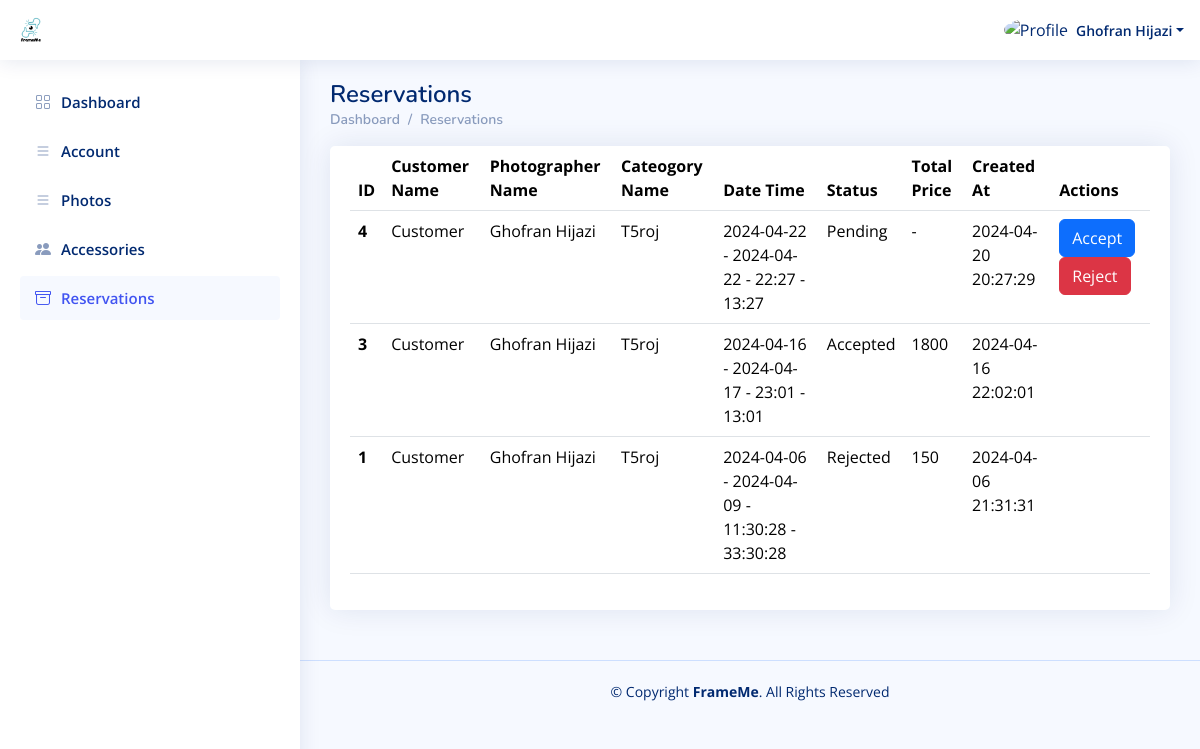
Screenshot of /Photographer_Dashboard/Reservations.php (signed in) with the database file from the repository.
### tables this page shows
CREATE TABLE `users` (
  `id` int(11) NOT NULL,
  `user_type_id` int(11) NOT NULL,
  `name` varchar(191) NOT NULL,
  `email` varchar(191) NOT NULL,
  `description` text DEFAULT NULL,
  `password` varchar(250) NOT NULL,
  `phone` varchar(191) NOT NULL,
  `image` varchar(250) NOT NULL,
  `request_status` varchar(191) NOT NULL DEFAULT 'Pending',
  `total_rate` double DEFAULT NULL,
  `price_range` varchar(191) DEFAULT NULL,
  `active` int(11) NOT NULL DEFAULT 1,
  `created_at` datetime NOT NULL DEFAULT current_timestamp()
);

CREATE TABLE `reservations` (
  `id` int(11) NOT NULL,
  `category_id` int(11) NOT NULL,
  `photographer_id` int(11) NOT NULL,
  `customer_id` int(11) NOT NULL,
  `start_date` varchar(191) NOT NULL,
  `end_date` varchar(191) NOT NULL,
  `start_time` varchar(191) NOT NULL,
  `end_time` varchar(191) NOT NULL,
  `total_price` double DEFAULT NULL,
  `review` text DEFAULT NULL,
  `status` varchar(250) NOT NULL DEFAULT 'Pending',
  `created_at` datetime NOT NULL DEFAULT current_timestamp()
);

CREATE TABLE `categories` (
  `id` int(11) NOT NULL,
  `category` varchar(250) NOT NULL,
  `image` varchar(191) NOT NULL,
  `active` int(11) NOT NULL DEFAULT 1,
  `created_at` datetime NOT NULL DEFAULT current_timestamp()
);

### Photographer_Dashboard/Reservations.php (the view, shortened to what this page needs)
<?php
include "../Connect.php";
$P_ID = $_SESSION['P_Log'];
if (!$P_ID) {
    echo '<script language="JavaScript">
     document.location="../Login.php";
    </script>';
} else {
    $sql1 = mysqli_query($con, "select * from users where id='$P_ID'");
    $row1 = mysqli_fetch_array($sql1);
    $name = $row1['name'];
}
?>
<!DOCTYPE html>
<html lang="en">
  <head>
    <link
      href="../assets/vendor/bootstrap/css/bootstrap.min.css"
      rel="stylesheet"
    />
    <link
      href="../assets/vendor/bootstrap-icons/bootstrap-icons.css"
      rel="stylesheet"
    />
    <link href="../assets/vendor/boxicons/css/boxicons.min.css" rel="stylesheet" />
    <link href="../assets/vendor/quill/quill.snow.css" rel="stylesheet" />
    <link href="../assets/vendor/quill/quill.bubble.css" rel="stylesheet" />
    <link href="../assets/vendor/remixicon/remixicon.css" rel="stylesheet" />
    <link href="../assets/vendor/simple-datatables/style.css" rel="stylesheet" />
    <link href="../assets/css/style.css" rel="stylesheet" />
  </head>
  <body>
    <header id="header" class="header fixed-top d-flex align-items-center">
      <div class="d-flex align-items-center justify-content-between">
        <a href="index.html" class="logo d-flex align-items-center">
          <img src="../assets/img/logo_1.png" alt="" />
        </a>
      </div>
      <nav class="header-nav ms-auto">
        <ul class="d-flex align-items-center">
          <li class="nav-item dropdown pe-3">
            <a
              class="nav-link nav-profile d-flex align-items-center pe-0"
              href="#"
              data-bs-toggle="dropdown"
            >
              <img
                src="https://www.computerhope.com/jargon/g/guest-user.png"
                alt="Profile"
                class="rounded-circle"
              />
              <span class="d-none d-md-block dropdown-toggle ps-2"><?php echo $name ?></span> </a
            >
          </li>
        </ul>
      </nav>
    </header>
    <?php require './Aside-Nav/Aside.php'?>
    <main id="main" class="main">
      <div class="pagetitle">
        <h1>Reservations</h1>
        <nav>
          <ol class="breadcrumb">
            <li class="breadcrumb-item"><a href="index.html">Dashboard</a></li>
            <li class="breadcrumb-item">Reservations</li>
          </ol>
        </nav>
      </div>
      <section class="section">
        <div class="row">
          <div class="col-lg-12">
            <div class="card">
              <div class="card-body">
                <table class="table datatable">
                  <thead>
                    <tr>
                      <th scope="col">ID</th>
                      <th scope="col">Customer Name</th>
                      <th scope="col">Photographer Name</th>
                      <th scope="col">Cateogory Name</th>
                      <th scope="col">Date Time</th>
                      <th scope="col">Status</th>
                      <th scope="col">Total Price</th>
                      <th scope="col">Created At</th>
                      <th scope="col">Actions</th>
                    </tr>
                  </thead>
                  <tbody>
<?php
$sql1 = mysqli_query($con, "SELECT * from reservations WHERE photographer_id = '$P_ID' ORDER BY id DESC");
while ($row1 = mysqli_fetch_array($sql1)) {
    $reservation_id = $row1['id'];
    $status = $row1['status'];
    $category_id = $row1['category_id'];
    $photographer_id = $row1['photographer_id'];
    $customer_id = $row1['customer_id'];
    $start_date = $row1['start_date'];
    $end_date = $row1['end_date'];
    $start_time = $row1['start_time'];
    $end_time = $row1['end_time'];
    $total_price = $row1['total_price'];
    $created_at = $row1['created_at'];
    $sql2 = mysqli_query($con, "SELECT * from categories WHERE id = '$category_id'");
    $row2 = mysqli_fetch_array($sql2);
    $category_name = $row2['category'];
    $sql3 = mysqli_query($con, "SELECT * from users WHERE id = '$photographer_id'");
    $row3 = mysqli_fetch_array($sql3);
    $photographer_name = $row3['name'];
    $sql4 = mysqli_query($con, "SELECT * from users WHERE id = '$customer_id'");
    $row4 = mysqli_fetch_array($sql4);
    $customer_name = $row4['name'];
    ?>
                    <tr>
                      <th scope="row"><?php echo $reservation_id ?></th>
                      <td><?php echo $customer_name ?></td>
                      <td><?php echo $photographer_name ?></td>
                      <td><?php echo $category_name ?></td>
                      <td><?php echo $start_date ?> - <?php echo $end_date ?> - <?php echo $start_time ?> - <?php echo $end_time ?></td>
                      <td><?php echo $status ?> </td>
                      <td><?php
    if ($total_price) {
        echo $total_price;
    } else {
        echo "-";
    }
    ?> </td>
                      <td><?php echo $created_at ?> </td>
                      <td>
                      <?php
if ($status == 'Pending') {
        ?>
                      <a href="./AcceptOrRejectRes.php?reservation_id=<?php echo $reservation_id ?>&status=Accepted" class="btn btn-primary">Accept</a>
                      <a href="./AcceptOrRejectRes.php?reservation_id=<?php echo $reservation_id ?>&status=Rejected" class="btn btn-danger">Reject</a>
<?php
}?>
                    </td>
                    </tr>
<?php
}?>
                  </tbody>
                </table>
              </div>
            </div>
          </div>
        </div>
      </section>
    </main>
    <footer id="footer" class="footer">
      <div class="copyright">
        &copy; Copyright <strong><span>FrameMe</span></strong
        >. All Rights Reserved
      </div>
    </footer>
  </body>
</html>

### assets/css/style.css (style rules this page uses)
:root { scroll-behavior: smooth; }
body { font-family: "Open Sans", sans-serif; background: #f6f9ff; color: #444444; }
a { color: #4154f1; text-decoration: none; }
h1, h2, h3, h4, h5, h6 { font-family: "Nunito", sans-serif; }
#main { margin-top: 60px; padding: 20px 30px; transition: all 0.3s; }
.pagetitle { margin-bottom: 10px; }
.pagetitle h1 { font-size: 24px; margin-bottom: 0; font-weight: 600; color: #012970; }
.card { margin-bottom: 30px; border: none; border-radius: 5px; box-shadow: 0px 0 30px rgba(1, 41, 112, 0.1); }
.card-body { padding: 0 20px 20px 20px; }
.breadcrumb { font-size: 14px; font-family: "Nunito", sans-serif; color: #899bbd; font-weight: 600; }
.breadcrumb a { color: #899bbd; transition: 0.3s; }
.breadcrumb .breadcrumb-item::before { color: #899bbd; }
.logo { line-height: 1; }
@media (min-width: 1200px) { .logo { width: 280px; } }
.logo img { max-height: 26px; margin-right: 6px; }
.header { transition: all 0.5s; z-index: 997; height: 60px; box-shadow: 0px 2px 20px rgba(1, 41, 112, 0.1); background-color: #fff; padding-left: 20px; }
.header-nav ul { list-style: none; }
.header-nav>ul { margin: 0; padding: 0; }
.header-nav .nav-profile { color: #012970; }
.header-nav .nav-profile img { max-height: 36px; }
.header-nav .nav-profile span { font-size: 14px; font-weight: 600; }
@media (min-width: 1200px) { #main, #footer { margin-left: 300px; } }
.footer { padding: 20px 0; font-size: 14px; transition: all 0.3s; border-top: 1px solid #cddfff; }
.footer .copyright { text-align: center; color: #012970; }

### rows the page displays
users: name "Ghofran Hijazi"
reservations: id "4", customer.name "Customer", photographer.name "Ghofran Hijazi", category.category "T5roj", start_date "2024-04-22", end_date "2024-04-22", start_time "22:27", end_time "13:27", status "Pending", created_at "2024-04-20 20:27:29"
reservations: id "3", customer.name "Customer", photographer.name "Ghofran Hijazi", category.category "T5roj", start_date "2024-04-16", end_date "2024-04-17", start_time "23:01", end_time "13:01", status "Accepted", total_price "1800", created_at "2024-04-16 22:02:01"
reservations: id "1", customer.name "Customer", photographer.name "Ghofran Hijazi", category.category "T5roj", start_date "2024-04-06", end_date "2024-04-09", start_time "11:30:28", end_time "33:30:28", status "Rejected", total_price "150", created_at "2024-04-06 21:31:31"
